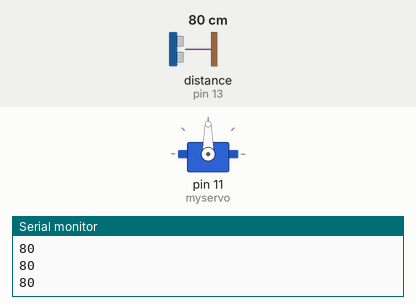
Bench run of a sketch on a simulated Arduino Uno, built with avr-gcc and run on an emulated ATmega328P. Parts: servo, the last lines printed to the serial monitor. Inputs (shaded band) come from the test bench; at power-on: distance to the obstacle (sensor on pin 13) 80 cm. The echo pulse lasts 58.3 µs per cm.

Above: at 6.2 s.
6.3 s: distance to the obstacle (sensor on pin 13) set to 33 cm
7.8 s: distance to the obstacle (sensor on pin 13) set to 26 cm
At 8.05 s:
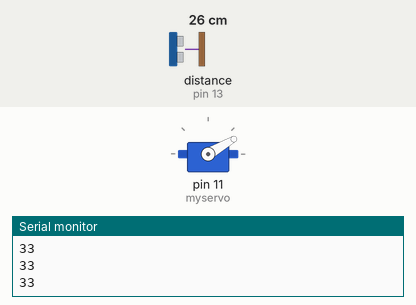
At 8.6 s:
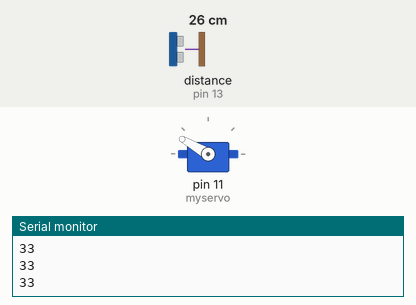
Timing chart, 0 to 16.2 s (numbered marks = the images above; inputs shaded):
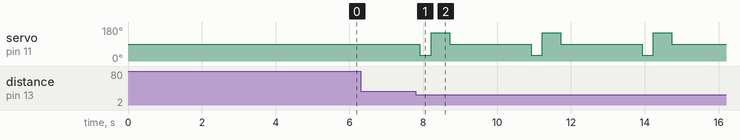

The sketch:

robot_car.ino
```cpp
/*
 * pin 3 dist in 1
 * pin 4 dist in 2
 * pin 5 motor in 4
 * pin 6 motor in 3
 * pin 7 dist in 3
 * pin 8 dist in 4
 * pin 9 motor in 2
 * pin 10 motor in 1
 * pin 11 servo
 * pin 12 Trig
 * pin 13 Echo
 *
 * OUT 2 and OUT 4 Vcc, OUT 1 and OUT 3 GND FORWARD
 * OUT 1 and OUT 3 Vcc, OUT 2 and OUT 4 GND BACK
 */

 #define OUT1 10
 #define OUT2 9
 #define OUT3 6
 #define OUT4 5

 #define D1 3
 #define D1 4
 #define D1 7
 #define D1 8

 #include <Ultrasonic.h>
 #include <Servo.h>

 Ultrasonic ultrasonic(12, 13);
 Servo myservo;

 int distance;
 int pos = 0;
 int left;
 int right;


void dist() {
distance = ultrasonic.read();
delay(10);
}

void pusk() {
  digitalWrite(OUT1, LOW);
  digitalWrite(OUT3, LOW);
  for(int i = 0; i < 255; i += 10) {
    analogWrite(OUT2, i);
    analogWrite(OUT4, i);
    delay(10);
  }
}

void setup() {
  myservo.attach(11);
  myservo.write(90);
  delay(5000);
  Serial.begin(9600);
}

void loop() {
  Serial.println(ultrasonic.read());
  digitalWrite(OUT2, HIGH);
  digitalWrite(OUT4, HIGH);
  digitalWrite(OUT1, LOW);
  digitalWrite(OUT3, LOW);
  delay(200);
  if(ultrasonic.read() < 30) {
  myservo.write(30);
  delay(300);
  left = ultrasonic.read();
  myservo.write(150);
  delay(300);
  right = ultrasonic.read();
  delay(200);
  myservo.write(90);
  digitalWrite(OUT2, LOW);
  digitalWrite(OUT4, LOW);
  digitalWrite(OUT1, HIGH);
  digitalWrite(OUT3, HIGH);
  delay(1000);
    if(left < right - 5) {
    digitalWrite(OUT3, LOW);
    digitalWrite(OUT4, LOW);
    digitalWrite(OUT1, LOW);
    digitalWrite(OUT2, HIGH);
    delay(1000);
    }
    else {
    digitalWrite(OUT2, LOW);
    digitalWrite(OUT1, LOW);
    digitalWrite(OUT3, LOW);
    digitalWrite(OUT4, HIGH);
    delay(1000);
    }
  myservo.write(90);
  }
}
```

Measured:
- the behaviour switches between 30 and 29 cm on distance to the obstacle (sensor on pin 13) (found by bisection; images 0 and 1)
- after the input at 7.8 s, servo on pin 11 (myservo): 90° → 30° after 0.11 s, then repeats every 3.0 s: 150° 0.50 s, 90° 2.2 s, 30° 0.30 s
